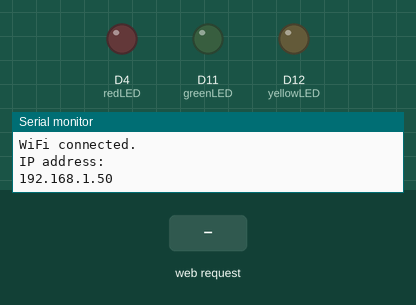
The sketch below on a simulated Arduino MKR. Parts: output pins drawn as LEDs (lit = HIGH), the last lines printed to the serial monitor. The inputs (shaded band) are chosen by the test bench. WiFi joins after 1.5 s; servers stay silent unless stated.

Above: at 2.7 s.
2.8 s: HTTP request GET /2/on received
At 4.0 s:
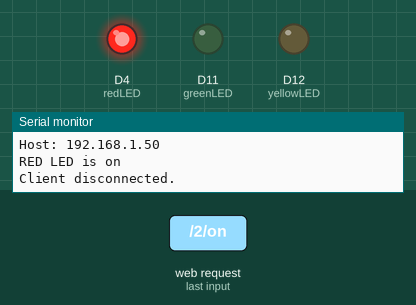
4.3 s: HTTP request GET /4/on received
At 5.2 s:
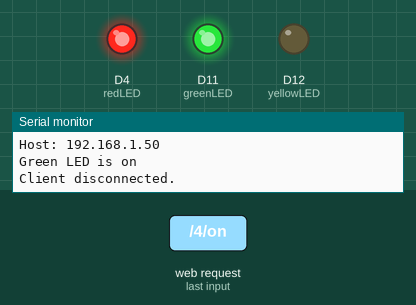
5.8 s: HTTP request GET /2/off received
At 6.3 s:
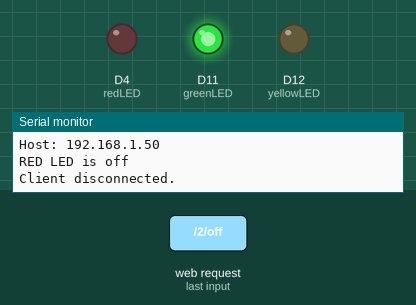
7.3 s: HTTP request GET /5/on received
At 8.5 s:
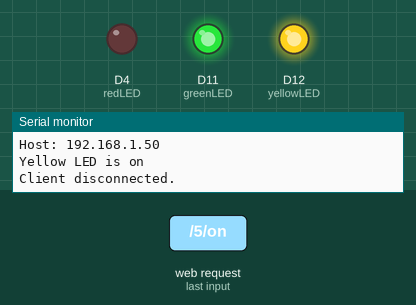
8.8 s: HTTP request GET /4/off received
At 9.8 s:
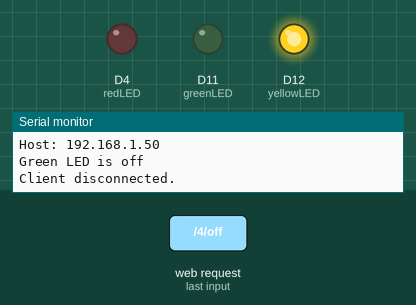
10.3 s: HTTP request GET /2/on received
At 10.9 s:
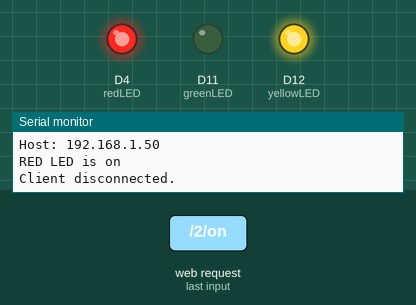
Timing chart, 0 to 12.8 s (numbered marks = the images above; inputs shaded):
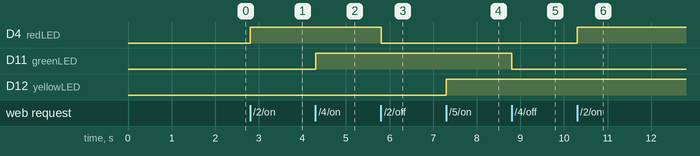

The sketch:

Task_4.2HD.ino
```cpp
#include <WiFiNINA.h>


const char* ssid = "4b";      //network SSID (name)
const char* password = "Guggi6266";   //network password

WiFiServer server(80);

// Variable to store HTTP request
String httpReq;

// current output state of LEDs
String Red = "off";
String Green = "off";
String Yellow = "off";

// setting value of LED to pins
const int redLED = 4;
const int greenLED = 11;
const int yellowLED = 12;

// Current time
unsigned long currentTime = millis();
// Previous time
unsigned long previousTime = 0;
// Define timeout time
const long timeout = 2000;

void setup() {
  Serial.begin(115200);
  // Initialize the output variables as outputs
  pinMode(redLED, OUTPUT);
  pinMode(greenLED, OUTPUT);
  pinMode(yellowLED, OUTPUT);
  // Set outputs to LOW
  digitalWrite(redLED, LOW);
  digitalWrite(greenLED, LOW);
  digitalWrite(yellowLED, LOW);

  // Connect to Wi-Fi network with SSID and password
  Serial.print("Connecting to ");
  Serial.println(ssid);
  WiFi.begin(ssid, password);
  while (WiFi.status() != WL_CONNECTED) {
    delay(500);
    Serial.print(".");
  }
  // Print local IP address and start web server
  Serial.println("");
  Serial.println("WiFi connected.");
  Serial.println("IP address: ");
  Serial.println(WiFi.localIP());
  server.begin();
}

void loop() {
    WiFiClient client = server.available(); // Listen for incoming clients

if (client) {
Serial.println("New Client."); // print a message "New Client" out in the serial port
String currentLine = ""; // String to hold incoming data from the client
currentTime = millis();
previousTime = currentTime;
while (client.connected() && currentTime - previousTime <= timeout) {
currentTime = millis();
if (client.available()) { // if there's something to still available
char c = client.read(); //read the information
Serial.write(c); // print it out the serial monitor
httpReq += c;
if (c == '\n') { // if byte is a newline character
// if the current line is blank, you got two newline characters in a row.
// that's the end of the client HTTP request, so send a response:
if (currentLine.length() == 0) {
// HTTP Requests always start with a response code (e.g. HTTP/1.1 200 OK)
// and a content-type so the client knows what's coming, then a blank line:
client.println("HTTP/1.1 200 OK");
client.println("Content-type:text/html");
client.println("Connection: close");
client.println();

// turns the LEDs on and off
if (httpReq.indexOf("GET /2/on") >= 0) {
Serial.println("RED LED is on");
Red = "on";
digitalWrite(redLED, HIGH);
} else if (httpReq.indexOf("GET /2/off") >= 0) {
Serial.println("RED LED is off");
Red = "off";
digitalWrite(redLED, LOW);
} else if (httpReq.indexOf("GET /4/on") >= 0) {
Serial.println("Green LED is on");
Green = "on";
digitalWrite(greenLED, HIGH);
} else if (httpReq.indexOf("GET /4/off") >= 0) {
Serial.println("Green LED is off");
Green = "off";
digitalWrite(greenLED, LOW);
} else if (httpReq.indexOf("GET /5/on") >= 0) {
Serial.println("Yellow LED is on");
Yellow = "on";
digitalWrite(yellowLED, HIGH);
} else if (httpReq.indexOf("GET /5/off") >= 0) {
Serial.println("Yellow LED is off");
Yellow = "off";
digitalWrite(yellowLED, LOW);
}

// Display the HTML web page
client.println("<!DOCTYPE html><html>");
client.println("<head><meta name=\"viewport\" content=\"width=device-width, initial-scale=1\">");
client.println("<link rel=\"icon\" href=\"data:,\">");
// CSS
client.println("<style>html { font-family: New Times Roman; display: inline-block; text-align: center;}");
client.println(".buttonToggle { background-color: #ff0000; border: 2px solid grey ;padding: 16px 40px; border-radius: 60%;");
client.println("text-decoration: none; font-size: 30px; margin: 2px; cursor: pointer;}</style></head>");


// Web Page Heading
client.println("<body><h1>My LED Control Server</h1>");

// Display current state, and ON/OFF buttons for GPIO 2 Red LED
client.println("<p>Red LED is " + Red + "</p>");
// If the Red is off, it displays the OFF button
if (Red=="off") {
client.println("<p><a href=\"/2/on\"><button class=\"button buttonOff\">OFF</button></a></p>");
} else {
client.println("<p><a href=\"/2/off\"><button class=\"button buttonRed\">ON</button></a></p>");
}

// Display current state, and ON/OFF buttons for GPIO 4 Green LED
client.println("<p>Green LED is " + Green + "</p>");
// If the Green is off, it displays the OFF button
if (Green =="off") {
client.println("<p><a href=\"/4/on\"><button class=\"button buttonOff\">OFF</button></a></p>");
} else {
client.println("<p><a href=\"/4/off\"><button class=\"button buttonGreen\">ON</button></a></p>");
}
client.println("</body></html>");

// Display current state, and ON/OFF buttons for GPIO 5 Yellow LED
client.println("<p>Yellow LED is " + Yellow + "</p>");
// If the Yellow is off, it displays the OFF button
if (Yellow =="off") {
client.println("<p><a href=\"/5/on\"><button class=\"button buttonOff\">OFF</button></a></p>");
} else {
client.println("<p><a href=\"/5/off\"><button class=\"button buttonYellow\">ON</button></a></p>");
}
client.println("</body></html>");

// The HTTP response ends with another blank line
client.println();
// Break out of the while loop
break;
} else { // if you got a newline, then clear currentLine
currentLine = "";
}
} else if (c != '\r') { // if you got anything else but a carriage return character,
currentLine += c; // add it to the end of the currentLine
}
}
}
// Clear the header variable
httpReq = "";
// Close the connection
client.stop();
Serial.println("Client disconnected.");
Serial.println("");
}
}
```

Measured:
- after the input at 2.8 s, D4 (redLED): LOW → HIGH at once
- after the input at 4.3 s, D11 (greenLED): LOW → HIGH at once
- after the input at 5.8 s, D4 (redLED): HIGH → LOW at once
- after the input at 7.3 s, D12 (yellowLED): LOW → HIGH at once
- after the input at 8.8 s, D11 (greenLED): HIGH → LOW at once
- after the input at 10.3 s, D4 (redLED): LOW → HIGH at once
